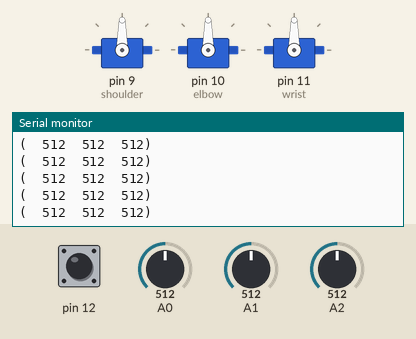
Simulated run of this sketch. Board: Arduino Uno, built with avr-gcc and run on an emulated ATmega328P. On the bench: 3 × servo, the last lines printed to the serial monitor. The inputs (shaded band) are chosen by the test bench; at power-on: A0 = 512, A1 = 512, A2 = 512, pin 12 HIGH.

Above: at 2.2 s.
2.3 s: A0 set to 562
At 2.32 s:
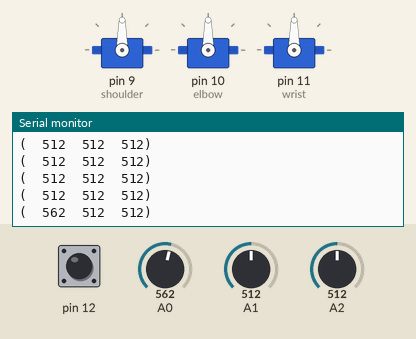
3.8 s: A0 set to 580
At 3.83 s:
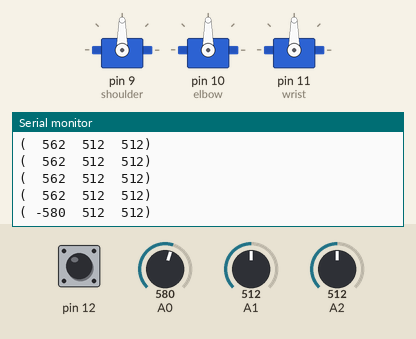
5.7 s: A1 set to 556
At 5.75 s:
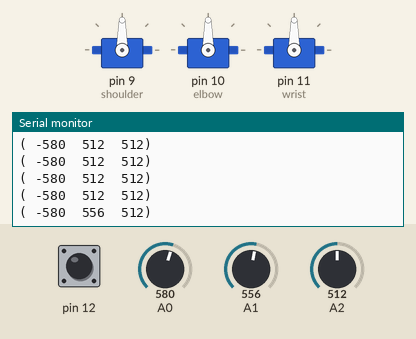
7.2 s: A1 set to 582
At 7.27 s:
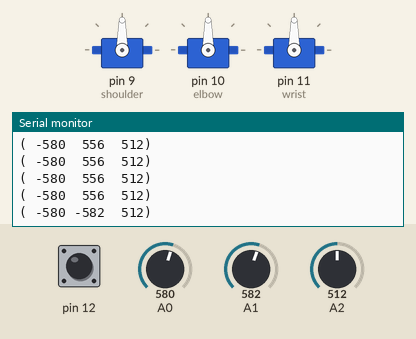
9.1 s: A2 set to 558
At 9.19 s:
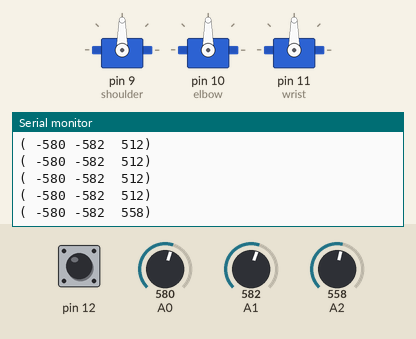
10.6 s: A2 set to 589
At 10.81 s:
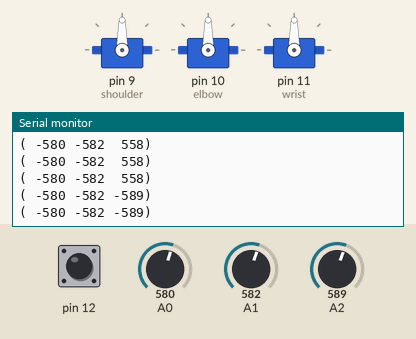

Measured:
- the behaviour switches between 572 and 573 on A0 (found by bisection; images 1 and 2)
- the behaviour switches between 572 and 573 on A1 (found by bisection; images 3 and 4)
- the behaviour switches between 572 and 573 on A2 (found by bisection; images 5 and 6)
- after the input at 2.3 s, the serial monitor: prints a new line at once (image 1)
- after the input at 3.8 s, the serial monitor: prints a new line at once (image 2)
- after the input at 5.7 s, the serial monitor: prints a new line after 0.05 s (image 3)
- after the input at 7.2 s, the serial monitor: prints a new line after 0.06 s (image 4)
- after the input at 9.1 s, the serial monitor: prints a new line after 0.08 s (image 5)
- after the input at 10.6 s, the serial monitor: prints a new line after 0.10 s (image 6)

The sketch:

servo-pose.ino
```cpp
#include <Servo.h>

Servo shoulder, elbow, wrist;
Servo joints[] = {shoulder, elbow, wrist};

const int threshold = 60;         // ADC counts
const int vel = 2;                // degrees/step

int targets[] = {90, 90, 90};     // target servo positions
int norm_read[] = {400, 90, 5};   // undisturbed current reading

uint8_t joint_leds[] = {2, 4, 6}; // shoulder, elbow, wrist
uint8_t led_blink = LOW;


void setup() {
  Serial.begin(57600);
  analogReference(INTERNAL);

  shoulder.attach(9);
  elbow.attach(10);
  wrist.attach(11);

  // hold-pose button
  pinMode(12, INPUT_PULLUP);

  for (int i = 0; i < 3; i++) {
    joints[i].write(targets[i]);
    digitalWrite(joint_leds[i], LOW);
  }

  Serial.println("--STARTUP--");
  delay(1000);

  set_norms();
}


// for figuring out which direction we're being nudged
int last_reads[] = {0, 0, 0};
boolean cw[] = {true, true, true};

void joint_step(int j) {
  // conveviently, the joints are using ADC inputs 0, 1, 2
  int this_read = analogRead(j);
  if (this_read < norm_read[j] - threshold
      || norm_read[j] + threshold < this_read) {
	// motor current is off by more than `threshold`, so we're being nudged
    digitalWrite(joint_leds[j], led_blink);
    if (this_read > last_reads[j] + 40) {
	  // the last step increased current, so probably wrong direction
      cw[j] = cw[j] ? false : true;
    }

    int target = targets[j];
    if (cw[j]) {
      Serial.print(" +");
      target += vel;
    } else {
      Serial.print(" -");
      target -= vel;
    }

    last_reads[j] = this_read;
    targets[j] = min(180, max(0, target));
    joints[j].write(targets[j]);
  } else {
    // no need to do anything
    Serial.print("  ");
    digitalWrite(joint_leds[j], LOW);
  }
  Serial.print(this_read);
}


void set_norms() {
  // Measure current on all three joints and save those as the new baseline
  Serial.print("CAL: ");
  for (int i = 0; i < 3; i++) {
    norm_read[i] = analogRead(i);
    last_reads[i] = norm_read[i];
    Serial.print(norm_read[i]);
    Serial.print(", ");
  }
  Serial.println("");
}


void loop() {
  led_blink = (led_blink == HIGH ? LOW : HIGH);
  boolean needs_cal = false;

  while (digitalRead(12) == LOW) {
    // hold-pose button depressed
    needs_cal = true;
    for (int i = 0; i < 3; i++) {
      digitalWrite(joint_leds[i], HIGH);
    }
    delay(50);
  }

  if (needs_cal) {
    // first iteration since releasing the button, so set baseline currents
    set_norms();
    for (int i = 0; i < 3; i++) {
      digitalWrite(joint_leds[i], LOW);
    }
  }

  Serial.print("(");
  for (int i = 0; i < 3; i++) {
    joint_step(i);
  }
  Serial.println(")");

  delay(100);
}
```
